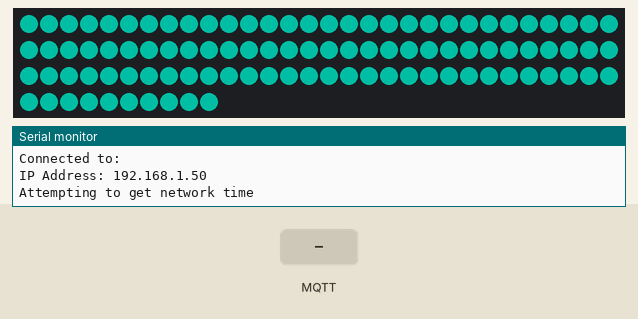
A sketch run on a simulated Arduino MKR. Parts: 100 RGB LEDs in strip order, left to right, continuing on the next row, the last lines printed to the serial monitor. The inputs (shaded band) are chosen by the test bench. Dim RGB values are drawn brighter than linear; WiFi joins after 1.5 s; servers stay silent unless stated; the strip is taken to match the declared colour order; the local clock reads 2024-03-15 10:24:30 at power-on unless the sketch sets it; random numbers use the default seed unless the sketch sets one; no MQTT or app messages arrive unless stated; not simulated (calls return 0 or success): arduino_secrets.h.

Above: at 1.6 s.
At 5.6 s:
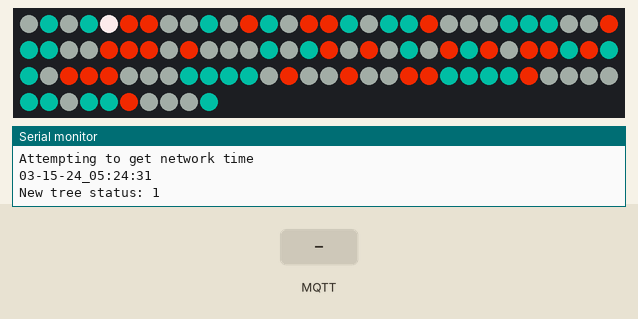
5.7 s: MQTT message "epoch" arrives on the second subscribed topic
At 7.3 s:
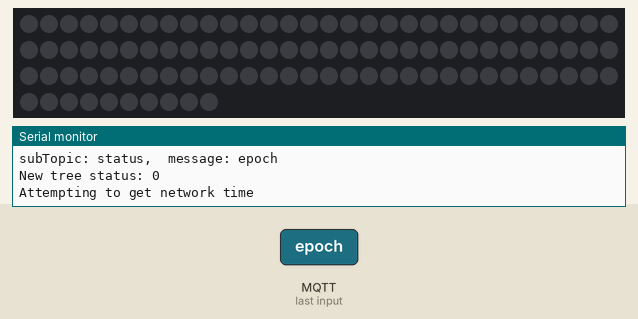
8.2 s: MQTT message "1" arrives on the second subscribed topic
At 9.37 s:
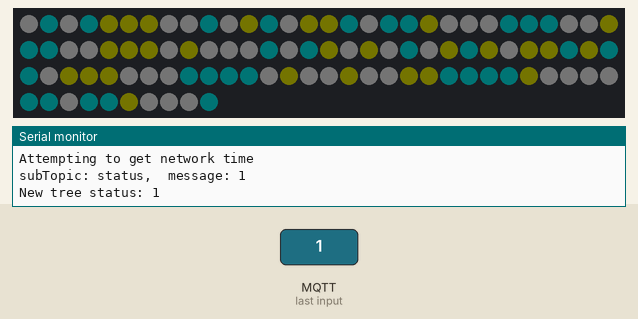
11.2 s: MQTT message "epoch" arrives on the first subscribed topic
At 14.12 s:
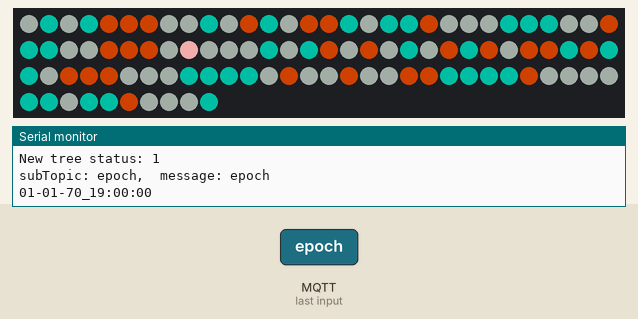

Measured:
- after the input at 8.2 s, the LEDs: change after 1.0 s (image 3)
- what the display in image 0 shows lasts 1.0 s, from 1.5 s to 2.5 s

The sketch:

TreeLights2022_v2.ino
```cpp
/*

  Holiday tree 2022 v.2
  This version of the holiday tree sends MQTT updates to a broker
  and the time can be updated via the same MQTT channel.

  created 15 Dec 2022
  by Tom Igoe

*/

#include <Adafruit_NeoPixel.h>
#include <WiFi101.h>
// #include <WiFiNINA.h>
#include <ArduinoMqttClient.h>
#include <RTCZero.h>
#include <Arduino_JSON.h>

#include "arduino_secrets.h"

// some constants:
const int controlPin = 7;    // the I/O pin that the neopixel data signal is on
const int pixelCount = 100;  // number of pixels in the tree
const int colorCount = 3;    // number of different colors on the tree
const int timeZone = -5;     // GMT timezone

// possible statuses for the tree:
enum treeStatus {
  treeOff = 0,
  treeOn = 1,
  treeShuttingDown = 2
};

// // tree status:
int status = treeOn;
int lastStatus = treeOff;
int nextStatus = treeOff;
long lastTwinkle, lastFade, lastConnectAttempt = 0;
int lastMinute = 0;
long lastPixelOff = 0;   // last time im millis that a pixel was shut off
int shutdownDelay = 0;   // shutdown delay before next pixel
int pixelsShutdown = 0;  // how many pixels have been shut down

// initialize WiFi connection:
WiFiClient wifi;
MqttClient mqttClient(wifi);

// details for MQTT client:
char broker[] = "test.mosquitto.org";
int port = 1883;
char topic[] = "tree";
char clientID[] = "stella";

// initialize the tree:
Adafruit_NeoPixel tree = Adafruit_NeoPixel(pixelCount, controlPin,
                                           NEO_RGB + NEO_KHZ800);
// make an array of base colors for each pixel:
unsigned long baseColor[pixelCount];
// the colors on the tree:
JSONVar colors;

RTCZero rtc;  // realtime clock
// schedule of alarms for the changes:
// hour, minute, status
int alarmTimes[4][3]{
  { 6, 15, treeOn },
  { 8, 45, treeShuttingDown },
  { 16, 15, treeOn },
  { 21, 15, treeShuttingDown }
};
// which alarm is next:
int alarmIndex = 0;

void setup() {
  // initialize the randomizer:
  randomSeed(analogRead(A0));
  // Start serial, 3 sec. delay for serial monitor to open:
  Serial.begin(9600);
  if (!Serial) delay(3000);

  // JSONVar arrays have to be set in a function:
  colors[0] = tree.ColorHSV(1900, 255, 210);  // orangeish
  colors[1] = tree.ColorHSV(31250, 255, 80);  // blue
  colors[2] = tree.ColorHSV(22941, 15, 50);   // grey

  tree.begin();
  // fill with first color before WiFi is connected:
  tree.fill(colors[0]);
  tree.show();

  // while you're not connected to a WiFi AP:
  WiFi.begin(SECRET_SSID, SECRET_PASS);
  while (WiFi.status() != WL_CONNECTED) {
    WiFi.begin(SECRET_SSID, SECRET_PASS);
    // blink the tree to show an unconnected status
    // fill with first color before WiFi is connected:
    if (tree.getPixelColor(0) != (unsigned int)colors[0]) {
      tree.fill(colors[0]);
    } else {
      tree.clear();
    }
    tree.show();
    delay(500);
  }
  // second color on to indicate WiFi connected:
  tree.fill(colors[1]);
  tree.show();

  if (WiFi.status() == WL_CONNECTED) {
    // print the SSID of the network you're attached to:
    if (Serial) {
      // print your WiFi network name and deviceIP address:
      Serial.print("Connected to: ");
      Serial.println(WiFi.SSID());
      Serial.print("IP Address: ");
      Serial.println(WiFi.localIP());
    }
  }

  mqttClient.setId(clientID);
  // if needed, login to the broker with a username and password:
  //mqttClient.setUsernamePassword(SECRET_MQTT_USER, SECRET_MQTT_PASS);

  // start the clock:
  rtc.begin();
  // set the time from the network:
  unsigned long epoch;
  do {
    if (Serial) Serial.println("Attempting to get network time");
    epoch = WiFi.getTime();
    delay(1000);
  } while (epoch == 0);
  // set the time zone offset:
  setTimeOffset(epoch);
  // third color on to indicate MQTT Ok:
  tree.fill(colors[2]);
  tree.show();
  // turn tree on:
  resetLights();
  // update next alarm:
  crontab();
  // connect to MQTT broker:
  if (connectToBroker()) {
    // sent an MQTT update:
    mqttUpdate();
  }
}

void loop() {
  // depending on the status, change the pixels on the tree:
  switch (status) {
    case treeOff:
      tree.clear();
      tree.show();
      break;
    case treeOn:
      // fade pixels back to base color one point per 30ms:
      if ((millis() - lastFade > 30)) {
        fadePixels();
      }
      // random twinkle. Every 5-10 seconds:
      if (millis() - lastTwinkle > (random(5) + 5) * 1000) {
        twinkle();
      }
      // update the tree:
      tree.show();
      break;
    case treeShuttingDown:
      // if there are still pixels on:
      if (pixelsShutdown < pixelCount) {
        // if the shutdownDelay has passed:
        if (millis() - lastPixelOff > shutdownDelay) {
          // turn off the latest pixel:
          tree.setPixelColor(pixelsShutdown, 0);
          // update the tree:
          tree.show();
          // generate a new delay for the next pixel to shut down:
          shutdownDelay = random(300) + 200;
          // timestamp this pixel's shutdown time:
          lastPixelOff = millis();
          // increment which pixel you are on:
          pixelsShutdown++;
        }
      }
      // if the last pixel has been turned off:
      else {
        status = treeOff;
        // clear the tree:
        tree.clear();
        mqttUpdate();
      }
      break;
  }

  // update the crontab every time the status has changed:
  if (status != lastStatus) {
    if (Serial) {
      Serial.print("New tree status: ");
      Serial.println(status);
    }
    // when tree goes off, update time:
    if (status == treeOff) {
      // set the time from the network:
      unsigned long epoch;
      int attempts = 0;
      do {
        if (Serial) Serial.println("Attempting to get network time");
        epoch = WiFi.getTime();
        delay(1000);
      } while (attempts > 6);
    }
    if (mqttClient.connected()) {
      mqttUpdate();
    }
    // update next alarm time:
    crontab();
    lastStatus = status;
  }

  if (mqttClient.connected()) {
    // if you're connected, poll the broker for updates:
    mqttClient.poll();
  }


  //  send an update to the broker once a minute:
  int currentMinute = rtc.getMinutes();
  // update broker once a minute:
  if ((currentMinute != lastMinute)) {
    // if not connected to the broker, try to connect:
    if (!mqttClient.connected()) {
      if (Serial) Serial.println("reconnecting");
      connectToBroker();
    } else {
      mqttUpdate();
    }
    lastMinute = currentMinute;
  }
}

void treeUpdate() {
  // change the status of the tree:
  status = nextStatus;
  // Except on Christmas day and Christmas eve between 6 AM and 10 PM
}

void treeShutdown() {
  Serial.println("tree shutting down");
  status = treeShuttingDown;
  shutdownDelay = random(300) + 200;
  for (int pixel = 0; pixel < pixelCount; pixel++) {
    baseColor[pixel] = 0;
  }
}
/*
  this function creates the twinkle effect:
*/
void twinkle() {
  int thisPixel = random(pixelCount);
  unsigned long currentColor = tree.getPixelColor(thisPixel);
  tree.setPixelColor(thisPixel, 0xFFEEEE);
  lastTwinkle = millis();
}

// fade the pixels:
//  Can possibly redo this using HSV
void fadePixels() {
  // iterate over all pixels:
  for (int thisPixel = 0; thisPixel < pixelCount; thisPixel++) {
    // fade the pixel one step from the current color to the target color:
    compare(thisPixel, tree.getPixelColor(thisPixel), baseColor[thisPixel]);
  }
  lastFade = millis();
}

/*
  takes two colors and returns a color that's a point on each axis (r, g, b)
  closer to the target color

  This version uses HSV
*/
void compare(int thisPixel, unsigned long thisColor, unsigned long thatColor) {
  // separate the first color:
  byte r = thisColor >> 16;
  byte g = thisColor >> 8;
  byte b = thisColor;

  // separate the second color:
  byte targetR = thatColor >> 16;
  byte targetG = thatColor >> 8;
  byte targetB = thatColor;

  // fade the first color toward the second color:
  if (r > targetR) r--;
  if (g > targetG) g--;
  if (b > targetB) b--;

  if (r < targetR) r++;
  if (g < targetG) g++;
  if (b < targetB) b++;

  // combine the values to get the new color:
  unsigned long result = ((unsigned long)r << 16) | ((unsigned long)g << 8) | b;
  tree.setPixelColor(thisPixel, result);
}

// reset the lights to a random array of the three colors:
void resetLights() {
  status = treeOn;
  // reset pixelsShutdown for next shutdown:
  pixelsShutdown = 0;
  // loop over all the pixels:
  for (int pixel = 0; pixel < pixelCount; pixel++) {
    int colorNumber = random(colorCount);
    int color = colors[colorNumber];
    tree.setPixelColor(pixel, color);  // set the color for this pixel
    baseColor[pixel] = color;
  }
  tree.show();
}

// format the time as hh:mm:ss
String getTimeStamp() {
  String timestamp = "";
  if (rtc.getMonth() <= 9) timestamp += "0";
  timestamp += rtc.getMonth();
  timestamp += "-";
  if (rtc.getDay() <= 9) timestamp += "0";
  timestamp += rtc.getDay();
  timestamp += "-";
  if (rtc.getYear() <= 9) timestamp += "0";
  timestamp += rtc.getYear();
  timestamp += "_";
  if (rtc.getHours() <= 9) timestamp += "0";
  timestamp += rtc.getHours();
  timestamp += ":";
  if (rtc.getMinutes() <= 9) timestamp += "0";
  timestamp += rtc.getMinutes();
  timestamp += ":";
  if (rtc.getSeconds() <= 9) timestamp += "0";
  timestamp += rtc.getSeconds();
  return timestamp;
}

// set the time zone offset:
void setTimeOffset(long thisEpoch) {
  rtc.setEpoch(thisEpoch);
  if (rtc.getHours() >= abs(timeZone)) {
    rtc.setHours(rtc.getHours() + timeZone);
  } else {
    rtc.setHours(24 + rtc.getHours() + timeZone);
  }
  if (Serial) Serial.println(getTimeStamp());
}

// sets next time the tree should change:
void setNextAlarm(int nextAlarm[]) {
  // set next status:
  nextStatus = nextAlarm[2];
  // turn off alarm:
  rtc.disableAlarm();
  rtc.detachInterrupt();
  // set the next alarm time:
  rtc.setAlarmTime(nextAlarm[0], nextAlarm[1], 0);

  // enable alarm and interrupt
  rtc.enableAlarm(rtc.MATCH_HHMMSS);
  rtc.attachInterrupt(treeUpdate);
}

void crontab() {
  int now, next = 0;
  int thisIndex = 0;
  // loop over the alarm times to determine
  // the next one after the current time:
  while (now >= next) {
    // get current time in minutes:
    now = rtc.getHours() * 60 + rtc.getMinutes();
    // compare to next  time in alarmTimes, in minutes:
    next = (int)alarmTimes[thisIndex][0] * 60 + (int)alarmTimes[thisIndex][1];

    if (now >= next) {
      // increment thisIndex to make it the next available time:
      thisIndex++;
      thisIndex %= 4;
      // wrap around for next day:
      if (thisIndex == 0) {
        break;
      }
    }
  }

  alarmIndex = thisIndex;
  // set the next alarm time:
  setNextAlarm(alarmTimes[alarmIndex]);
}

// connect to the MQTT broker:
boolean connectToBroker() {
  lastConnectAttempt = millis();
  // if the MQTT client is not connected:
  if (!mqttClient.connect(broker, port)) {
    // print out the error message:
    Serial.print("MOTT connection failed. Error no: ");
    Serial.println(mqttClient.connectError());
    // return that you're not connected:
    return false;
  }

  // set the message receive callback
  mqttClient.onMessage(onMqttMessage);
  // listen to changes on /epoch:
  String subscription = String(topic) + "/epoch";
  mqttClient.subscribe(subscription);
  // subscribe to any topics that you want to be writable:
  subscription = String(topic) + "/status";
  mqttClient.subscribe(subscription);
  // subscribe to any topics that you want to be writable:
  subscription = String(topic) + "/update";
  mqttClient.subscribe(subscription);
  // return that you're connected:
  return true;
}

// handler for when MQTT messages arrive:
void onMqttMessage(int messageSize) {
  String message = "";

  // get the position of the beginning of the subtopic (after the /):
  int topicLength = String(topic).length() + 1;
  // get the subtopic:
  String subTopic = String(mqttClient.messageTopic()).substring(topicLength);
  subTopic.trim();

  // you received a message, print out the topic and contents
  while (mqttClient.available()) {
    message = mqttClient.readStringUntil('\n');
  }
  if (Serial) {
    Serial.print("subTopic: ");
    Serial.print(subTopic);
    Serial.print(",  message: ");
    Serial.println(message);
  }
  // if it's on the setTime topic, set the time with the value:
  if (subTopic == "epoch") {
    long now = message.toInt();
    // if it's not the same as current:
    if ((now != rtc.getEpoch())) {
      setTimeOffset(now);
      crontab();
    }
  }
  // if subtopic "status" is updated, change tree status:
  if (subTopic == "status") {
    // change the tree status to the current value
    int value = message.toInt();
    // if value is in range of treeStatus values:
    if (value >= treeOff && value <= treeShuttingDown) {
      status = value;
    }
  }
  // if subtopic "update" is updated, send a general update:
  if (subTopic == "update") {
    if (Serial) Serial.print(message);
    mqttUpdate();
  }
}

// send an MQTT update:
void mqttUpdate() {
  // JSON object for all the characteristics of the tree:
  JSONVar treeStatus;
  treeStatus["time"] = getTimeStamp();
  treeStatus["status"] = status;
  treeStatus["name"] = clientID;
  String nextAlarm = String(rtc.getAlarmHours()) + ":";
  nextAlarm += String(rtc.getAlarmMinutes());
  treeStatus["nextAlarm"] = nextAlarm;

  // iterate over the JSON object to send MQTT messages:
  JSONVar keys = treeStatus.keys();
  for (int i = 0; i < keys.length(); i++) {
    JSONVar value = treeStatus[keys[i]];
    String thisTopic = keys[i];
    thisTopic = "/" + thisTopic;
    thisTopic = String(topic) + thisTopic;
    // update the topic:
    mqttClient.beginMessage(thisTopic);
    // print the body of the message:
    mqttClient.println(value);
    // send the message:
    mqttClient.endMessage();
  }
}
```
